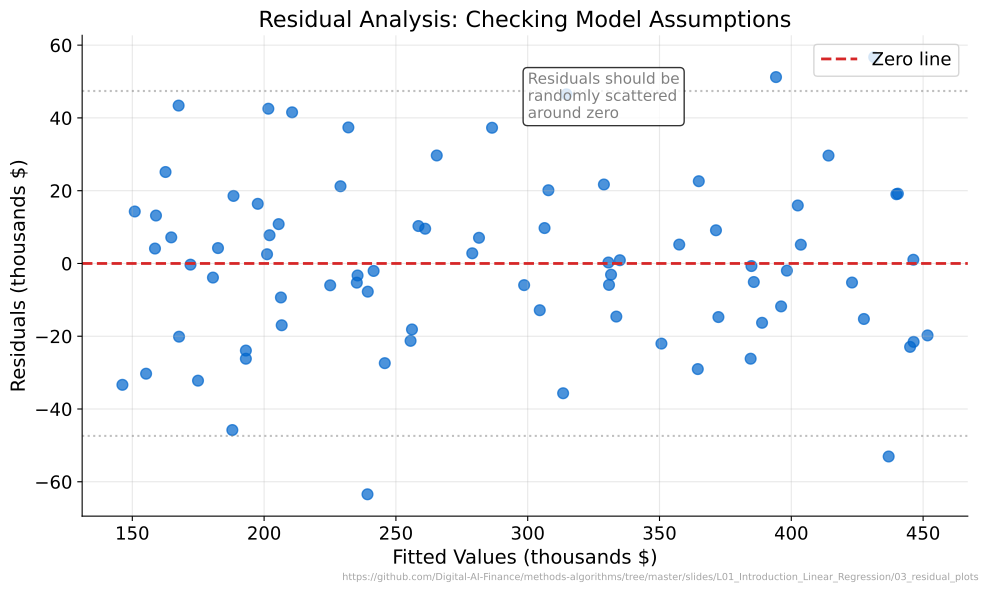

Write the Python code that produced this figure.
"""Residual Analysis - Residuals vs Fitted Values"""
import matplotlib.pyplot as plt
import numpy as np
from pathlib import Path

# QuantLet branding metadata
CHART_METADATA = {
    "title": "Residual Analysis",
    "description": "Residuals vs fitted values diagnostic plot",
    "url": "https://github.com/Digital-AI-Finance/methods-algorithms/tree/master/slides/L01_Introduction_Linear_Regression/03_residual_plots"
}

# Chart settings for Beamer
plt.rcParams.update({
    'font.size': 14, 'axes.labelsize': 14, 'axes.titlesize': 16,
    'xtick.labelsize': 13, 'ytick.labelsize': 13, 'legend.fontsize': 13,
    'figure.figsize': (10, 6), 'figure.dpi': 150,
    'axes.spines.top': False,
    'axes.spines.right': False
})

# Colors
MLPURPLE = '#3333B2'
MLORANGE = '#FF7F0E'
MLBLUE = '#0066CC'
MLRED = '#D62728'

# Generate synthetic data with good residuals
np.random.seed(42)
n = 80
X = np.random.uniform(50, 200, n)
true_slope = 2000
true_intercept = 50000
noise = np.random.normal(0, 25000, n)
y = true_intercept + true_slope * X + noise

# Fit model
slope = np.sum((X - X.mean()) * (y - y.mean())) / np.sum((X - X.mean())**2)
intercept = y.mean() - slope * X.mean()
y_pred = intercept + slope * X
residuals = y - y_pred

# Create figure
fig, ax = plt.subplots(figsize=(10, 6))

# Residual plot
ax.scatter(y_pred/1000, residuals/1000, c=MLBLUE, alpha=0.7, s=60)
ax.axhline(y=0, color=MLRED, linestyle='--', linewidth=2, label='Zero line')

# Add reference bands
ax.axhline(y=2*np.std(residuals)/1000, color='gray', linestyle=':', alpha=0.5)
ax.axhline(y=-2*np.std(residuals)/1000, color='gray', linestyle=':', alpha=0.5)

# Labels
ax.set_xlabel('Fitted Values (thousands $)')
ax.set_ylabel('Residuals (thousands $)')
ax.set_title('Residual Analysis: Checking Model Assumptions')
ax.legend(loc='upper right')
ax.grid(True, alpha=0.3)

# Add annotation
ax.annotate('Residuals should be\nrandomly scattered\naround zero',
            xy=(300, 40), fontsize=11, color='gray',
            bbox=dict(boxstyle='round', facecolor='white', alpha=0.8))

# Add URL annotation
plt.figtext(0.99, 0.01, CHART_METADATA['url'],
            fontsize=7, color='gray', ha='right', va='bottom', alpha=0.7)

plt.tight_layout()
plt.savefig(Path(__file__).parent / 'chart.pdf', dpi=300, bbox_inches='tight')
plt.close()
print("Chart saved: 03_residual_plots/chart.pdf")
